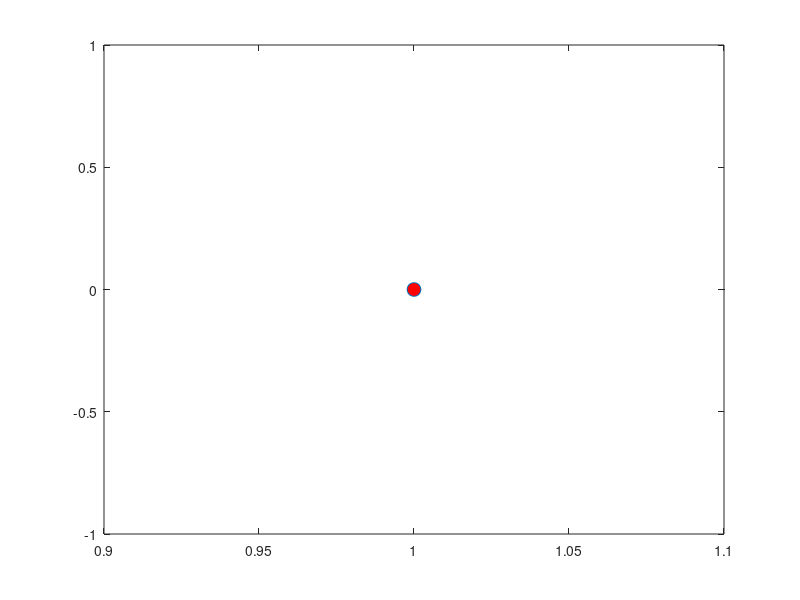

Here is the MATLAB script that generated this plot: (Note: this script raises an error after producing the figure.)
% animation_point.m
clear; close all;
r=1;
% Create data
t = 0:0.001:1;   % Time data
th = 0:pi/50:2*pi;
%x = sin(2*pi*t); % Position data
x = r * cos(th) + 0;
y = r * sin(th) + 0;
% Draw initial figure
figure(1);
set(gcf,'Renderer','OpenGL'); 
h = plot(x(1),0,'o','MarkerSize',10,'MarkerFaceColor','r');
set(h,'EraseMode','normal');
xlim([-1.5,1.5]);
ylim([-1.5,1.5]);

% Animation Loop
i = 1;
while i<=length(x)
    set(h,'XData',x(i),'YData',y(i));
    drawnow;
    i = i+1;
    pause(0.01);
end